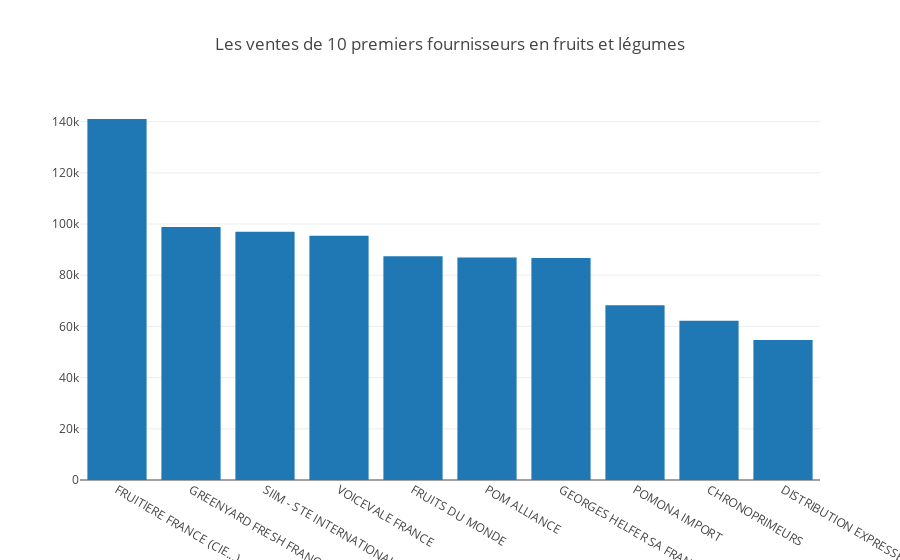

The code cell stored with this chart in its notebook:
### Code cell
fig = go.Figure(data=go.Bar(x=data['RAISONSOCIALE'][:10], y=data['FL'][:10]))
fig.layout.title.text = "Les ventes de 10 premiers fournisseurs en fruits et légumes "
fig.data[0].marker.line.color = "black"
fig.show()
#Les trois premières font partis de la ville Rungis

### Figure 1 — Plotly figure (JSON) as saved in the notebook; plotly's stock layout.template omitted (floating-point values rounded to 4 significant figures)
{"data": [{"marker": {"line": {"color": "black"}}, "type": "bar", "x": ["FRUITIERE FRANCE (CIE...)", "GREENYARD FRESH FRANCE", "SIIM - STE INTERNATIONALE D'IMPORTATION", "VOICEVALE FRANCE", "FRUITS DU MONDE", "POM ALLIANCE", "GEORGES HELFER SA FRANCE", "POMONA IMPORT", "CHRONOPRIMEURS", "DISTRIBUTION EXPRESSE A VOCATION ALIMENTAIRE SODIEXVAL (STE DE...)"], "y": [141014, 98869, 97012, 95441, 87421, 86926, 86741, 68231, 62193, 54712]}], "layout": {"title": {"text": "Les ventes de 10 premiers fournisseurs en fruits et légumes "}}}
